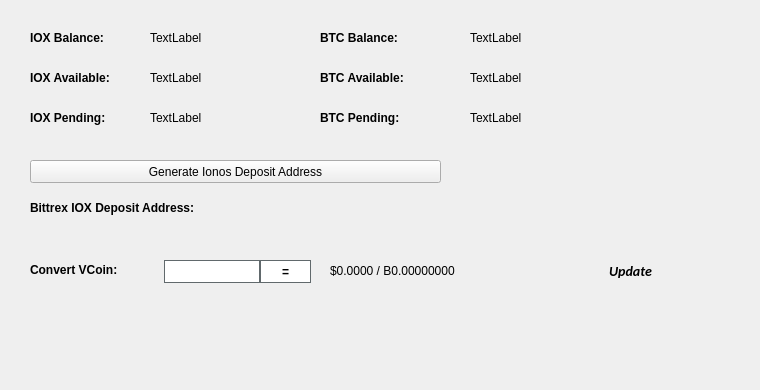
   <widget class="QWidget" name="BalanceTab">
    <attribute name="title">
     <string>Balance</string>
    </attribute>
    <widget class="QLabel" name="BitcoinBalanceLabel">
     <property name="geometry">
      <rect>
       <x>470</x>
       <y>30</y>
       <width>150</width>
       <height>16</height>
      </rect>
     </property>
     <property name="text">
      <string>TextLabel</string>
     </property>
    </widget>
    <widget class="QLabel" name="IOXBalanceLabel">
     <property name="geometry">
      <rect>
       <x>150</x>
       <y>30</y>
       <width>150</width>
       <height>16</height>
      </rect>
     </property>
     <property name="text">
      <string>TextLabel</string>
     </property>
    </widget>
    <widget class="QLabel" name="label_11">
     <property name="geometry">
      <rect>
       <x>30</x>
       <y>30</y>
       <width>101</width>
       <height>16</height>
      </rect>
     </property>
     <property name="font">
      <font>
       <weight>75</weight>
       <bold>true</bold>
      </font>
     </property>
     <property name="text">
      <string>IOX Balance:</string>
     </property>
    </widget>
    <widget class="QLabel" name="label_12">
     <property name="geometry">
      <rect>
       <x>320</x>
       <y>30</y>
       <width>101</width>
       <height>16</height>
      </rect>
     </property>
     <property name="font">
      <font>
       <weight>75</weight>
       <bold>true</bold>
      </font>
     </property>
     <property name="text">
      <string>BTC Balance:</string>
     </property>
    </widget>
    <widget class="QLabel" name="IOXAvailableLabel_2">
     <property name="geometry">
      <rect>
       <x>150</x>
       <y>70</y>
       <width>150</width>
       <height>16</height>
      </rect>
     </property>
     <property name="text">
      <string>TextLabel</string>
     </property>
    </widget>
    <widget class="QLabel" name="label_13">
     <property name="geometry">
      <rect>
       <x>30</x>
       <y>70</y>
       <width>111</width>
       <height>16</height>
      </rect>
     </property>
     <property name="font">
      <font>
       <weight>75</weight>
       <bold>true</bold>
      </font>
     </property>
     <property name="text">
      <string>IOX Available:</string>
     </property>
    </widget>
    <widget class="QLabel" name="label_14">
     <property name="geometry">
      <rect>
       <x>30</x>
       <y>110</y>
       <width>101</width>
       <height>16</height>
      </rect>
     </property>
     <property name="font">
      <font>
       <weight>75</weight>
       <bold>true</bold>
      </font>
     </property>
     <property name="text">
      <string>IOX Pending:</string>
     </property>
    </widget>
    <widget class="QLabel" name="IOXPendingLabel">
     <property name="geometry">
      <rect>
       <x>150</x>
       <y>110</y>
       <width>150</width>
       <height>16</height>
      </rect>
     </property>
     <property name="text">
      <string>TextLabel</string>
     </property>
    </widget>
    <widget class="QLabel" name="label_15">
     <property name="geometry">
      <rect>
       <x>320</x>
       <y>70</y>
       <width>111</width>
       <height>16</height>
      </rect>
     </property>
     <property name="font">
      <font>
       <weight>75</weight>
       <bold>true</bold>
      </font>
     </property>
     <property name="text">
      <string>BTC Available:</string>
     </property>
    </widget>
    <widget class="QLabel" name="BitcoinAvailableLabel">
     <property name="geometry">
      <rect>
       <x>470</x>
       <y>70</y>
       <width>150</width>
       <height>16</height>
      </rect>
     </property>
     <property name="text">
      <string>TextLabel</string>
     </property>
    </widget>
    <widget class="QLabel" name="label_31">
     <property name="geometry">
      <rect>
       <x>320</x>
       <y>110</y>
       <width>111</width>
       <height>16</height>
      </rect>
     </property>
     <property name="font">
      <font>
       <weight>75</weight>
       <bold>true</bold>
      </font>
     </property>
     <property name="text">
      <string>BTC Pending:</string>
     </property>
    </widget>
    <widget class="QLabel" name="BitcoinPendingLabel">
     <property name="geometry">
      <rect>
       <x>470</x>
       <y>110</y>
       <width>150</width>
       <height>16</height>
      </rect>
     </property>
     <property name="text">
      <string>TextLabel</string>
     </property>
    </widget>
    <widget class="QLabel" name="label_33">
     <property name="geometry">
      <rect>
       <x>30</x>
       <y>200</y>
       <width>221</width>
       <height>16</height>
      </rect>
     </property>
     <property name="font">
      <font>
       <weight>75</weight>
       <bold>true</bold>
      </font>
     </property>
     <property name="text">
      <string>Bittrex IOX Deposit Address:</string>
     </property>
    </widget>
    <widget class="QPushButton" name="GenDepositBTN">
     <property name="geometry">
      <rect>
       <x>30</x>
       <y>160</y>
       <width>411</width>
       <height>23</height>
      </rect>
     </property>
     <property name="text">
      <string>Generate Ionos Deposit Address</string>
     </property>
     <property name="icon">
      <iconset resource="../ionos.qrc">
       <normaloff>:/icons/bitcoin</normaloff>:/icons/bitcoin</iconset>
     </property>
    </widget>
    <widget class="QLabel" name="DepositAddressLabel">
     <property name="geometry">
      <rect>
       <x>200</x>
       <y>200</y>
       <width>261</width>
       <height>16</height>
      </rect>
     </property>
     <property name="palette">
      <palette>
       <active>
        <colorrole role="WindowText">
         <brush brushstyle="SolidPattern">
          <color alpha="255">
           <red>0</red>
           <green>0</green>
           <blue>0</blue>
          </color>
         </brush>
        </colorrole>
        <colorrole role="Text">
         <brush brushstyle="SolidPattern">
          <color alpha="255">
           <red>0</red>
           <green>0</green>
           <blue>255</blue>
          </color>
         </brush>
        </colorrole>
       </active>
       <inactive>
        <colorrole role="WindowText">
         <brush brushstyle="SolidPattern">
          <color alpha="255">
           <red>0</red>
           <green>0</green>
           <blue>0</blue>
          </color>
         </brush>
        </colorrole>
        <colorrole role="Text">
         <brush brushstyle="SolidPattern">
          <color alpha="255">
           <red>0</red>
           <green>0</green>
           <blue>255</blue>
          </color>
         </brush>
        </colorrole>
       </inactive>
       <disabled>
        <colorrole role="WindowText">
         <brush brushstyle="SolidPattern">
          <color alpha="255">
           <red>120</red>
           <green>120</green>
           <blue>120</blue>
          </color>
         </brush>
        </colorrole>
        <colorrole role="Text">
         <brush brushstyle="SolidPattern">
          <color alpha="255">
           <red>120</red>
           <green>120</green>
           <blue>120</blue>
          </color>
         </brush>
        </colorrole>
       </disabled>
      </palette>
     </property>
     <property name="font">
      <font>
       <weight>75</weight>
       <bold>true</bold>
      </font>
     </property>
     <property name="text">
      <string/>
     </property>
     <property name="alignment">
      <set>Qt::AlignRight|Qt::AlignTrailing|Qt::AlignVCenter</set>
     </property>
     <property name="textInteractionFlags">
      <set>Qt::LinksAccessibleByMouse|Qt::TextSelectableByKeyboard|Qt::TextSelectableByMouse</set>
     </property>
    </widget>
    <widget class="QLabel" name="label_8">
     <property name="geometry">
      <rect>
       <x>460</x>
       <y>300</y>
       <width>281</width>
       <height>81</height>
      </rect>
     </property>
     <property name="text">
      <string/>
     </property>
     <property name="pixmap">
      <pixmap>:/images/bittrex</pixmap>
     </property>
    </widget>
    <widget class="QWidget" name="widgetConversion" native="true">
     <property name="geometry">
      <rect>
       <x>0</x>
       <y>250</y>
       <width>751</width>
       <height>43</height>
      </rect>
     </property>
     <property name="minimumSize">
      <size>
       <width>0</width>
       <height>43</height>
      </size>
     </property>
     <property name="styleSheet">
      <string notr="true"/>
     </property>
     <widget class="QPushButton" name="btnUpdateMarketData">
      <property name="geometry">
       <rect>
        <x>575</x>
        <y>0</y>
        <width>111</width>
        <height>41</height>
       </rect>
      </property>
      <property name="sizePolicy">
       <sizepolicy hsizetype="Expanding" vsizetype="Expanding">
        <horstretch>0</horstretch>
        <verstretch>0</verstretch>
       </sizepolicy>
      </property>
      <property name="font">
       <font>
        <family>calibri</family>
        <pointsize>-1</pointsize>
        <weight>75</weight>
        <italic>true</italic>
        <bold>true</bold>
       </font>
      </property>
      <property name="styleSheet">
       <string notr="true">margin:0px;text-align:center;padding:2px;border-radius:3px;font-style:italic;width:100px;font-size:14px;font-family:calibri;font-weight:600;</string>
      </property>
      <property name="text">
       <string>Update</string>
      </property>
      <property name="iconSize">
       <size>
        <width>150</width>
        <height>35</height>
       </size>
      </property>
      <property name="autoDefault">
       <bool>true</bool>
      </property>
      <property name="default">
       <bool>true</bool>
      </property>
     </widget>
     <widget class="QLabel" name="lblConvertVCoin">
      <property name="geometry">
       <rect>
        <x>30</x>
        <y>10</y>
        <width>131</width>
        <height>20</height>
       </rect>
      </property>
      <property name="styleSheet">
       <string notr="true"/>
      </property>
      <property name="text">
       <string>&lt;html&gt;&lt;head/&gt;&lt;body&gt;&lt;p&gt;&lt;span style=&quot; font-weight:600;&quot;&gt;Convert VCoin:&lt;/span&gt;&lt;/p&gt;&lt;/body&gt;&lt;/html&gt;</string>
      </property>
     </widget>
     <widget class="QLineEdit" name="txtConvertVCoinQty">
      <property name="geometry">
       <rect>
        <x>160</x>
        <y>10</y>
        <width>100</width>
        <height>23</height>
       </rect>
      </property>
      <property name="minimumSize">
       <size>
        <width>100</width>
        <height>23</height>
       </size>
      </property>
      <property name="maximumSize">
       <size>
        <width>100</width>
        <height>16777215</height>
       </size>
      </property>
      <property name="styleSheet">
       <string notr="true">border: 1px solid #61696c;margin-left:4px;</string>
      </property>
     </widget>
     <widget class="QPushButton" name="btnConvertIonos">
      <property name="geometry">
       <rect>
        <x>260</x>
        <y>10</y>
        <width>51</width>
        <height>23</height>
       </rect>
      </property>
      <property name="minimumSize">
       <size>
        <width>0</width>
        <height>23</height>
       </size>
      </property>
      <property name="styleSheet">
       <string notr="true">border:1px solid #61696c;background:white;font-weight:600;</string>
      </property>
      <property name="text">
       <string>=</string>
      </property>
     </widget>
     <widget class="QLabel" name="lblConvertVCoinResults">
      <property name="geometry">
       <rect>
        <x>330</x>
        <y>0</y>
        <width>201</width>
        <height>41</height>
       </rect>
      </property>
      <property name="styleSheet">
       <string notr="true"/>
      </property>
      <property name="text">
       <string>$0.0000 / B0.00000000</string>
      </property>
     </widget>
     <widget class="QLabel" name="iconOverviewUpdateWait">
      <property name="geometry">
       <rect>
        <x>670</x>
        <y>10</y>
        <width>24</width>
        <height>24</height>
       </rect>
      </property>
      <property name="text">
       <string/>
      </property>
      <property name="pixmap">
       <pixmap resource="../ionos.qrc">:/icons/transaction_1</pixmap>
      </property>
      <property name="scaledContents">
       <bool>true</bool>
      </property>
      <property name="alignment">
       <set>Qt::AlignCenter</set>
      </property>
     </widget>
    </widget>
   </widget>
